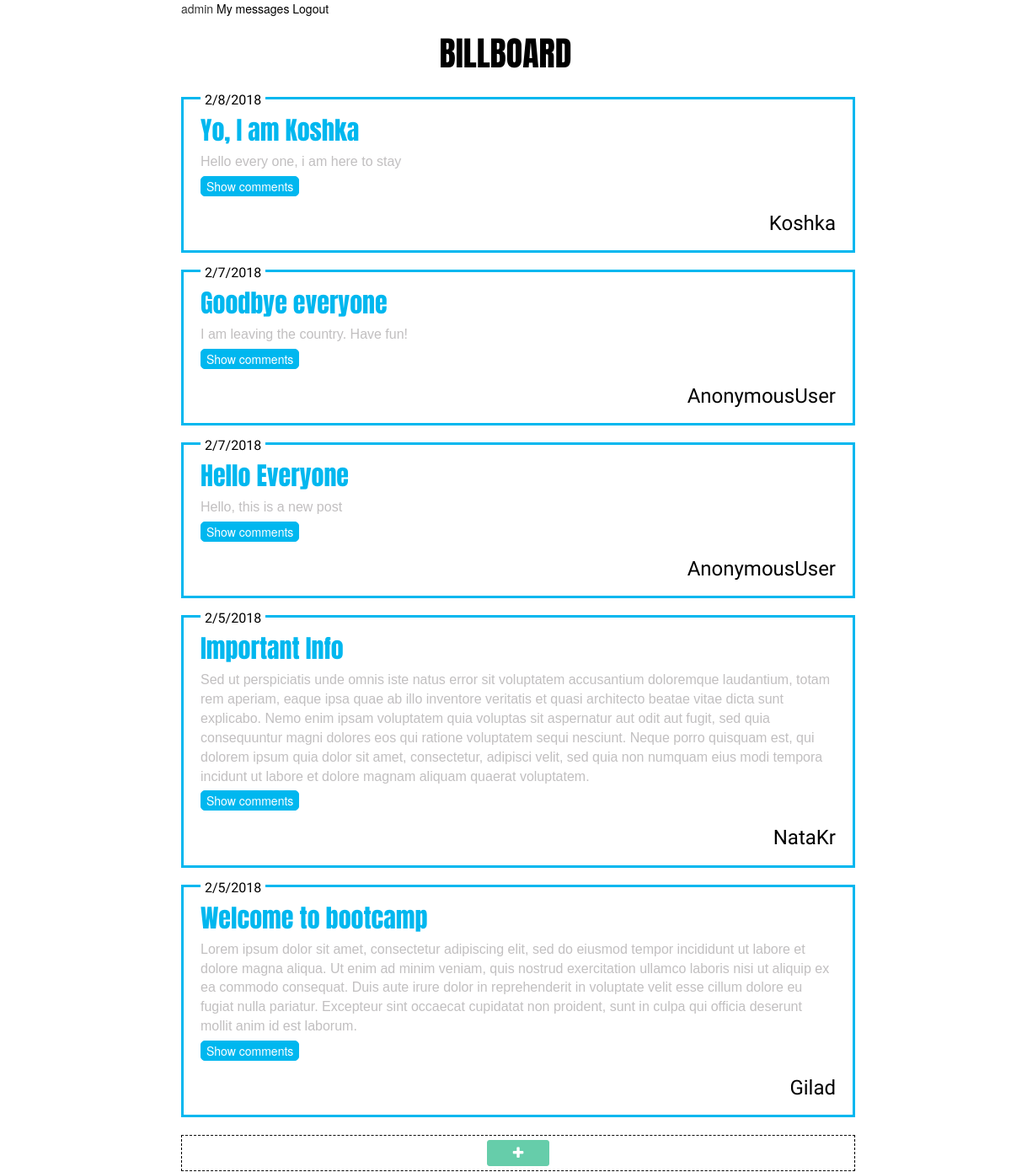
The page /mybillboard/board/ (signed in) on the database as committed earlier.
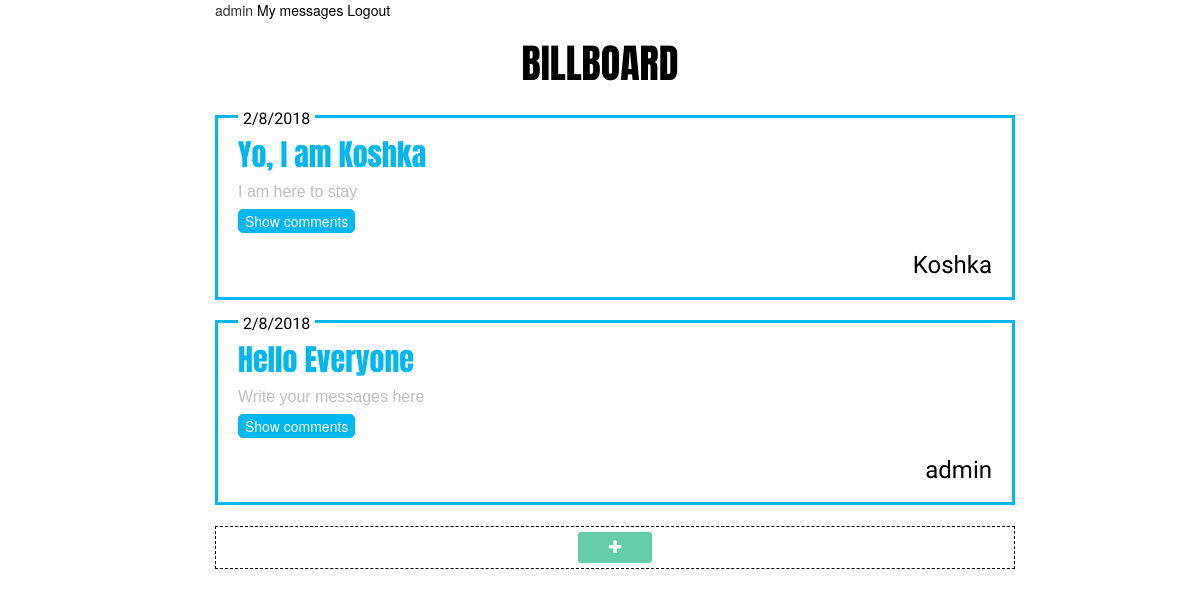
The same page on the database as committed later.
### mybillboard/models.py (models this page shows, shortened)
@python_2_unicode_compatible
class Post(models.Model):
    user_name=models.CharField(max_length=20)
    subject=models.CharField(max_length=50)
    message=models.CharField(max_length=400)
    post_date=models.DateTimeField('post_date')
    def get_day(self):
        return self.post_date.day
    def get_month(self):
        return self.post_date.month
    def get_year(self):
        return self.post_date.year

### mybillboard/views.py (the view)
# urls.py: url(r'board/$', views.board, name='board'),
def board(request):
    post_list = Post.objects.order_by("-post_date")
    user=request.user
    context = {
        'title': 'BILLBOARD',
        'user': user,
        'posts': post_list,
    }
    return render(request, 'mybillboard/index.html', context)

### mybillboard/templates/mybillboard/index.html (shortened to what this page needs)
<!DOCTYPE html>
<html lang="en">
<head>
    <link rel="stylesheet" href="https://maxcdn.bootstrapcdn.com/bootstrap/3.3.7/css/bootstrap.min.css">
    <link rel="stylesheet" href="https://maxcdn.bootstrapcdn.com/bootstrap/3.3.7/css/bootstrap-theme.min.css">
    <link rel="stylesheet" href="https://cdnjs.cloudflare.com/ajax/libs/font-awesome/4.7.0/css/font-awesome.min.css">
    {% load staticfiles %}
    <link rel="stylesheet" href="{% static 'css/common.css' %}" type="text/css">
</head>
<body>
<div class="container-fluid">
{% block registration-info %}
    {% if user.is_authenticated %}
    <div class="row myrow user-corner">
            <div class="col-xs-12 col-sm-12 col-md-10 col-lg-10 mycolumn user-corner middle">
                <div class="user-corner-wrapper">
                    <span id="user-name">{{user}}</span>
                    <a id="my-cabinet" href="{% url 'user_view' user %}">My messages</a>
                    <a id="logout" href="{% url 'logout' %}">Logout</a>
                </div>
            </div>
        <div class="col-xs-0 col-sm-0 col-md-2 col-lg-2 mycolumn user-corner right"></div>
    </div>
    {% endif %}
{% endblock %}
{% block title-billboard %}
    <div class="row myrow billboard">
        <div class="col-xs-12 col-sm-12 col-md-12 col-lg-12 mycolumn header">
            <h1 class="billboard">{{title}}</h1>
        </div>
    </div>
{% endblock %}
{% block content %}
    {% if user.is_authenticated %}
    <div class="row myrow content">
        <div class="col-xs-0 col-sm-0 col-md-2 col-lg-2 mycolumn content left"></div>
        <div class="col-xs-12 col-sm-12 col-md-10 col-lg-10 mycolumn content middle">
            {% if posts %}
                {% for post in posts %}
                <form class="comments-frm">
                    <div class="post-box">
                        <div class="post-date">{{post.get_month}}/{{post.get_day}}/{{post.get_year}}</div>
                        <div class="post-content-wrapper">
                            <h3 class="subject-header">{{post.subject}}</h3>
                            <div class="message-body">{{post.message}}</div>
                                <input type="submit" class="show-comments-btn" value="Show comments"/>
                            <div class="user-name">{{post.user_name}}</div>
                        </div>
                    </div>
                </form>
                {% endfor %}
            {% else %}
                <div class="no-messages-notification">
                    <p>No messages...</p>
                    <p>Click the '+' button to add a new message</p>
                </div>
            {% endif %}
        </div>
        <div class="col-xs-0 col-sm-0 col-md-2 col-lg-2 mycolumn content right"></div>
    </div>
    {% endif %}
{% endblock %}
{% block new-message %}
    {% if user.is_authenticated %}
    <div class="row myrow add">
        <div class="col-xs-0 col-sm-0 col-md-2 col-lg-2 mycolumn content left"></div>
        <div class="col-xs-12 col-sm-12 col-md-10 col-lg-10 mycolumn content middle">
            <div class="add-post-holder">
                <button class="add-post" id="add-post"><span id="icon-wrapper"><i class="fa fa-plus"></i></span></button>
            </div>
        </div>
        <div class="col-xs-0 col-sm-0 col-md-2 col-lg-2 mycolumn content right"></div>
    </div>
    {% endif %}
{% endblock %}
</div>
{% load staticfiles %}
</body>
</html>

Rows that differ between the two databases and show on the page:
removed Post: get_month "2", get_day "8", get_year "2018", subject "Yo, I am Koshka", message "Hello every one, i am here to stay", user_name "Koshka"
removed Post: get_month "2", get_day "7", get_year "2018", subject "Goodbye everyone", message "I am leaving the country. Have fun!", user_name "AnonymousUser"
removed Post: get_month "2", get_day "7", get_year "2018", subject "Hello Everyone", message "Hello, this is a new post", user_name "AnonymousUser"
removed Post: get_month "2", get_day "5", get_year "2018", subject "Important Info", message "Sed ut perspiciatis unde omnis iste natus error sit voluptatem accusantium doloremque laudantium, totam rem aperiam, eaque ipsa quae ab illo inventore veritatis et quasi architecto beatae vitae dicta sunt explicabo. Nemo enim ipsam voluptatem quia voluptas sit aspernatur aut odit aut fugit, sed quia consequuntur magni dolores eos qui ratione voluptatem sequi nesciunt. Neque porro quisquam est, qui dolorem ipsum quia dolor sit amet, consectetur, adipisci velit, sed quia non numquam eius modi tempora incidunt ut labore et dolore magnam aliquam quaerat voluptatem.", user_name "NataKr"
removed Post: get_month "2", get_day "5", get_year "2018", subject "Welcome to bootcamp", message "Lorem ipsum dolor sit amet, consectetur adipiscing elit, sed do eiusmod tempor incididunt ut labore et dolore magna aliqua. Ut enim ad minim veniam, quis nostrud exercitation ullamco laboris nisi ut aliquip ex ea commodo consequat. Duis aute irure dolor in reprehenderit in voluptate velit esse cillum dolore eu fugiat nulla pariatur. Excepteur sint occaecat cupidatat non proident, sunt in culpa qui officia deserunt mollit anim id est laborum.", user_name "Gilad"
added Post: get_month "2", get_day "8", get_year "2018", subject "Yo, I am Koshka", message "I am here to stay", user_name "Koshka"
added Post: get_month "2", get_day "8", get_year "2018", subject "Hello Everyone", message "Write your messages here", user_name "admin"
